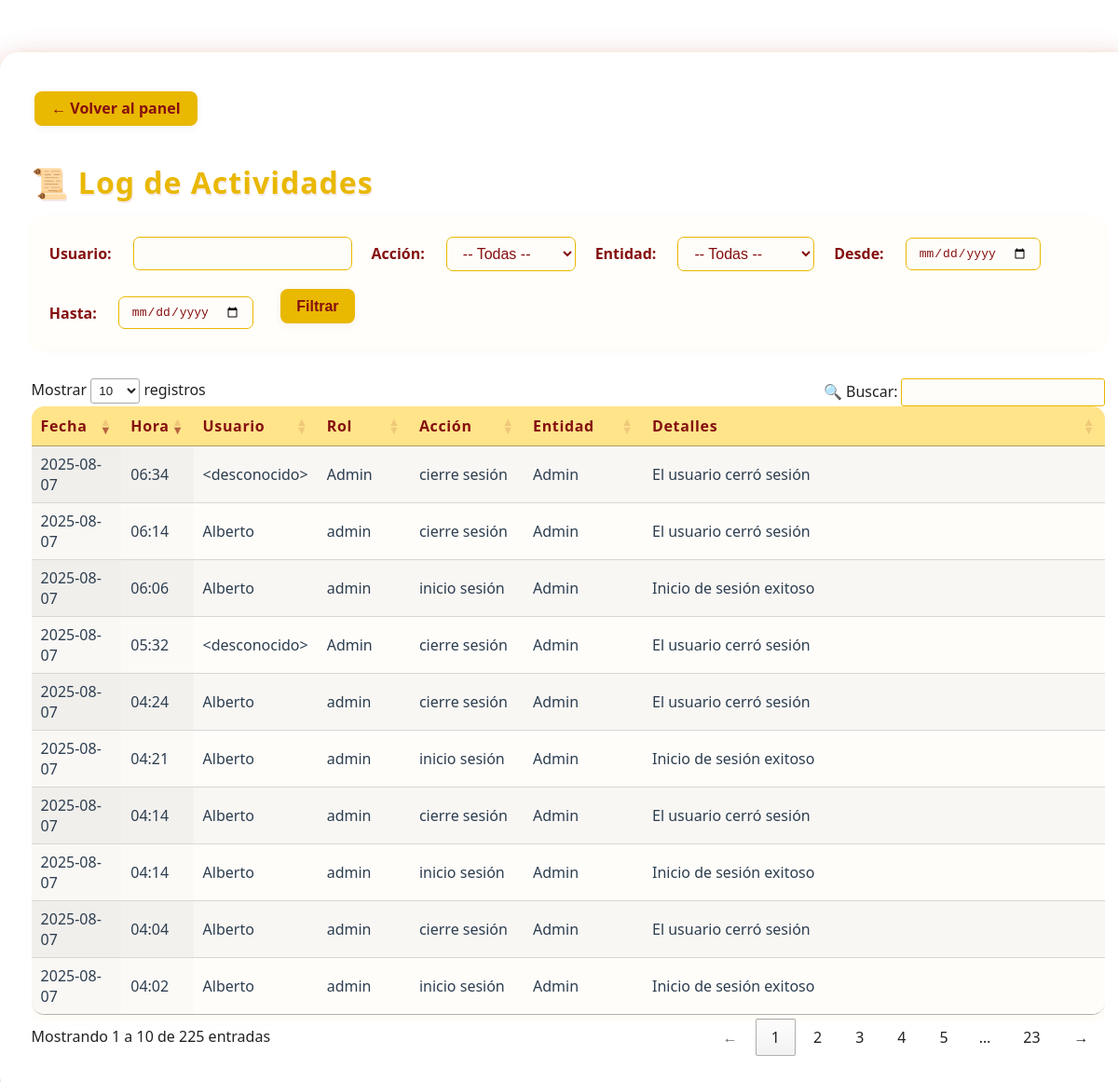
Before: /admin/log (signed in) with the older database file.
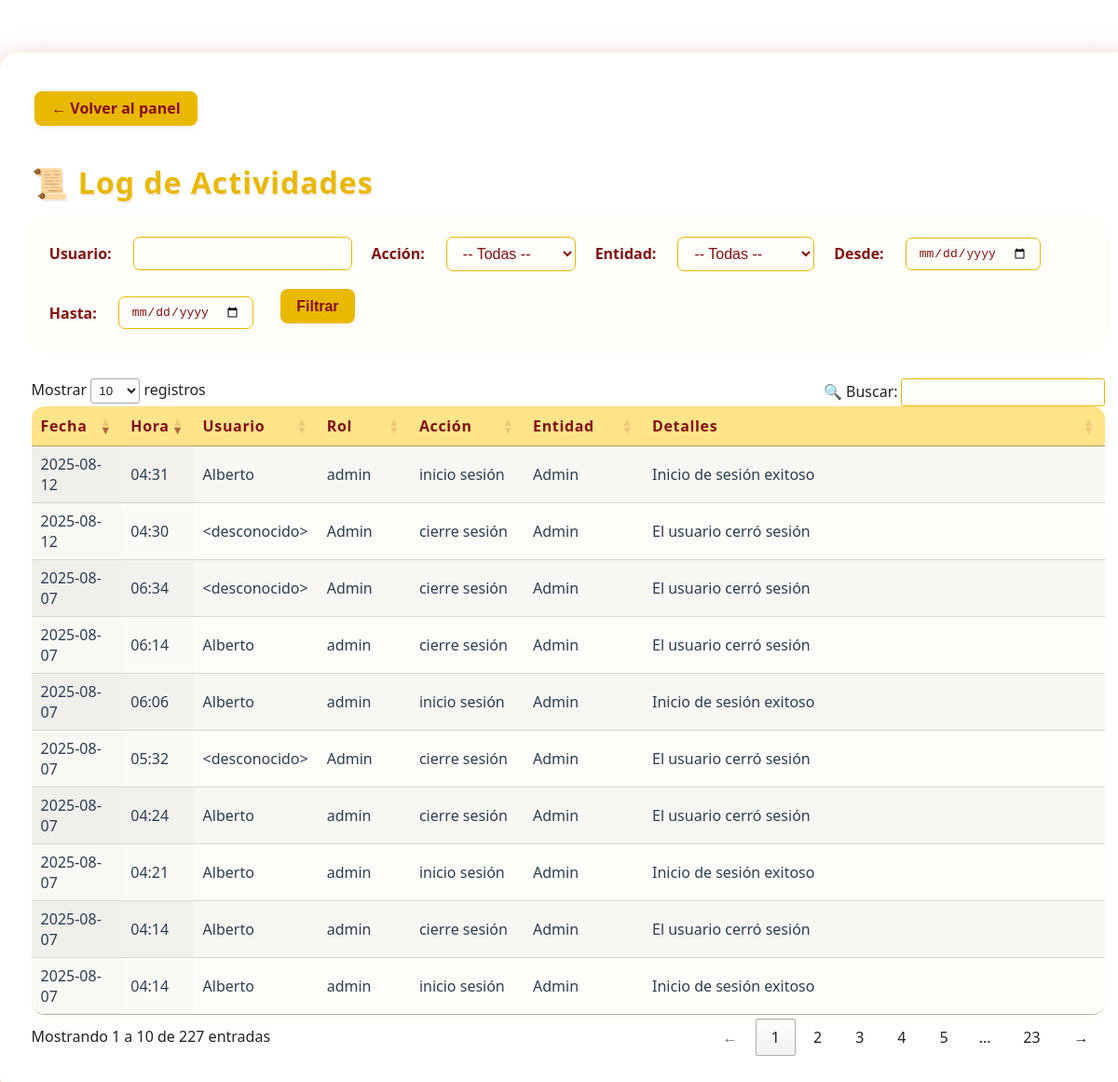
After: the same page with the newer database file.
### app/models.py (models this page shows, shortened)
class LogEntry(db.Model):
    __tablename__ = 'log_entries'
    id = db.Column(db.Integer, primary_key=True)
    timestamp = db.Column(
        db.DateTime,
        default=lambda: datetime.now(pytz.timezone('America/Merida')).replace(tzinfo=None),
        nullable=False
    )
    user = db.Column(db.String(64), nullable=False)
    role = db.Column(db.String(32), nullable=False)
    action = db.Column(db.String(32), nullable=False)   # e.g. 'crear', 'editar', 'eliminar', 'login'
    entity = db.Column(db.String(32), nullable=False)   # e.g. 'Familia', 'EventoQR', 'Admin'
    details = db.Column(db.Text, nullable=True)         # Descripción detallada

### app/routes.py (the view)
@app.route("/admin/log")
@login_requerido_admin
def log():
    usuario     = request.args.get("usuario", "")
    accion      = request.args.get("accion", "")
    entidad     = request.args.get("entidad", "")
    fecha_desde = request.args.get("desde", "")
    fecha_hasta = request.args.get("hasta", "")
    q = LogEntry.query
    if usuario:
        q = q.filter(LogEntry.user.ilike(f"%{usuario}%"))
    if accion:
        q = q.filter(LogEntry.action == accion)
    if entidad:
        q = q.filter(LogEntry.entity == entidad)
    if fecha_desde:
        dt = datetime.strptime(fecha_desde, "%Y-%m-%d")
        q = q.filter(LogEntry.timestamp >= dt)
    if fecha_hasta:
        dt = datetime.strptime(fecha_hasta, "%Y-%m-%d") + timedelta(hours=23, minutes=59, seconds=59)
        q = q.filter(LogEntry.timestamp <= dt)
    entries = q.order_by(LogEntry.timestamp.desc()).all()
    local_tz = pytz.timezone("America/Mexico_City")
    for e in entries:
        e.local_ts = e.timestamp.replace(tzinfo=pytz.utc).astimezone(local_tz)
    return render_template("log.html", entries=entries)

### app/__init__.py (called while the page is built)
@app.before_request
def mantener_sesion_activa():
    session.permanent = True

@app.template_filter('localtime')
def localtime_filter(utc_dt):
    if utc_dt is None:
        return ''
    local_tz = pytz.timezone('America/Mexico_City')
    if utc_dt.tzinfo is None:
        utc_dt = pytz.utc.localize(utc_dt)
    return utc_dt.astimezone(local_tz).strftime('%Y-%m-%d %H:%M')

### app/routes.py (called while the page is built, shortened)
def login_requerido_admin(f):
    @wraps(f)
    def decorada(*args, **kwargs):
        if "admin_id" not in session:
            return redirect(url_for("login"))
        return f(*args, **kwargs)
    return decorada

@app.before_request
def refrescar_timeout():
    if "admin_id" in session:
        now = datetime.utcnow()
        last = session.get("last_activity", now)
        if hasattr(last, "tzinfo") and last.tzinfo is not None:
            last = last.astimezone(timezone.utc).replace(tzinfo=None)
        session["last_activity"] = now

### app/templates/log.html (shortened to what this page needs)
<!DOCTYPE html>
<html lang="es">
<head>
    <link rel="stylesheet" href="{{ url_for('static', filename='css/admin.css') }}">
    <link rel="stylesheet" href="https://cdn.datatables.net/1.13.6/css/jquery.dataTables.min.css">
</head>
<body>
    <div class="admin-contenedor">
        <a href="{{ url_for('panel_admin') }}" class="btn-primary" style="margin-bottom:1.1em; display:inline-block;">← Volver al panel</a>
        <h1 style="margin-bottom:0.5em;">📜 Log de Actividades</h1>
        <form method="GET" class="log-filter-form">
            <div class="log-filter-row">
                <label>Usuario:</label>
                <input type="text" name="usuario" value="{{ request.args.get('usuario','') }}">
                <label>Acción:</label>
                <select name="accion">
                    <option value="">-- Todas --</option>
                </select>
                <label>Entidad:</label>
                <select name="entidad">
                    <option value="">-- Todas --</option>
                </select>
                <label>Desde:</label>
                <input type="date" name="desde" value="{{ request.args.get('desde','') }}">
                <label>Hasta:</label>
                <input type="date" name="hasta" value="{{ request.args.get('hasta','') }}">
                <button type="submit" class="btn btn-primary">Filtrar</button>
            </div>
        </form>
        <div class="table-responsive">
            <table id="tabla-log" class="display stripe" style="width:100%;">
                <thead>
                    <tr>
                        <th>Fecha</th>
                        <th>Hora</th>
                        <th>Usuario</th>
                        <th>Rol</th>
                        <th>Acción</th>
                        <th>Entidad</th>
                        <th>Detalles</th>
                    </tr>
                </thead>
                <tbody>
                    {% for entry in entries %}
                        {% set local = entry.timestamp|localtime %}
                        <tr>
                            <td>{{ local[:10] }}</td>
                            <td>{{ local[11:] }}</td>
                            <td>{{ entry.user }}</td>
                            <td>{{ entry.role }}</td>
                            <td>{{ entry.action }}</td>
                            <td>{{ entry.entity }}</td>
                            <td>{{ entry.details }}</td>
                        </tr>
                    {% endfor %}
                </tbody>
            </table>
        </div>
    </div>
</body>
</html>

Changed rows visible on the page:
no longer on this page (row unchanged): LogEntry: timestamp "2025-08-07", local "04:04", user "Alberto", role "admin", action "cierre sesión", entity "Admin", details "El usuario cerró sesión"
no longer on this page (row unchanged): LogEntry: timestamp "2025-08-07", local "04:02", user "Alberto", role "admin", action "inicio sesión", entity "Admin", details "Inicio de sesión exitoso"
added LogEntry: timestamp "2025-08-12", local "04:31", user "Alberto", role "admin", action "inicio sesión", entity "Admin", details "Inicio de sesión exitoso"
added LogEntry: timestamp "2025-08-12", local "04:30", user "<desconocido>", role "Admin", action "cierre sesión", entity "Admin", details "El usuario cerró sesión"
Other visible differences:
text written by a page script: "Mostrar registros 🔍 Buscar: Mostrando 1 a 10 de 225 entradas ← 1 2 3 4 5 … 23 →" → "Mostrar registros 🔍 Buscar: Mostrando 1 a 10 de 227 entradas ← 1 2 3 4 5 … 23 →"
